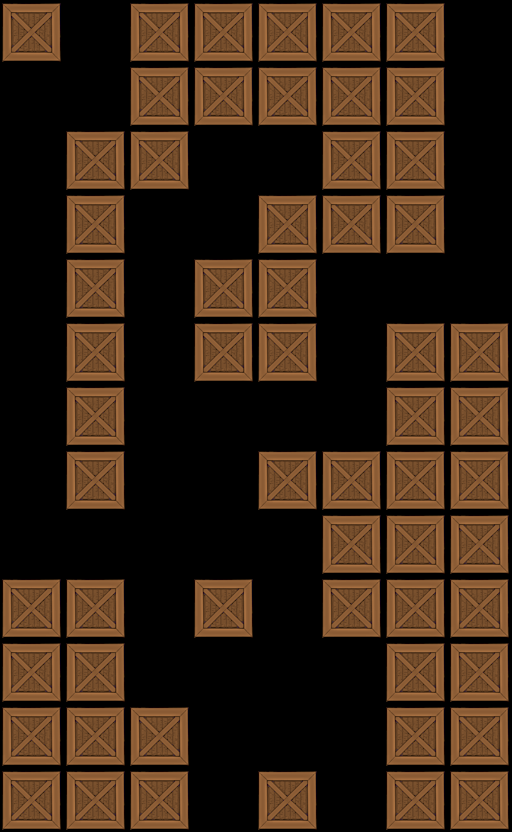

This game map was drawn from its Tiled (.tmx) file and the tilesets committed beside it. A one-line description and the trimmed map source follow:
An orthogonal 8x13 tile map with 64x64 px tiles, 1 tile layer (Tile Layer 1).

<map version="1.0" orientation="orthogonal" width="8" height="13" tilewidth="64" tileheight="64">
 <tileset firstgid="1" name="crate" tilewidth="64" tileheight="64">
  <image source="../../crate2.png" width="64" height="64" />
 </tileset>
 <layer name="Tile Layer 1" width="8" height="13">
  <data>[104 cells, 59 non-empty, 1 distinct tile ids]</data>
 </layer>
</map>
